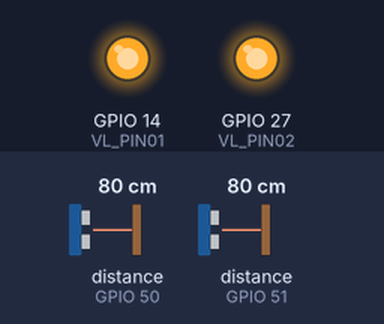
Bench run of a sketch on a simulated ESP32. Parts: output pins drawn as LEDs (lit = HIGH). The test bench sets the inputs (shaded band); at power-on: distance to the obstacle (sensors on GPIO 50, GPIO 51) 80 cm. What the sketch prints to the serial monitor is not drawn.

Above: at 0.1 s.
Timing chart, 0 to 1.6 s (numbered marks = the images above):
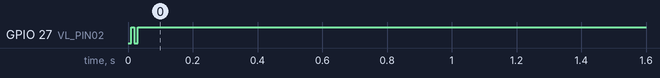

The sketch:

VL53L0X.ino
```cpp
#pragma once

#include <Wire.h>
#include "Adafruit_VL53L0X.h"

#define VL_ADDRES01 0X32
#define VL_ADDRES02 0X33

#define VL_PIN01 14
#define VL_PIN02 27

double enterTime;
double leaveTime;
double velocityMS;
double velocityKmH;

Adafruit_VL53L0X VL01 = Adafruit_VL53L0X();
Adafruit_VL53L0X VL02 = Adafruit_VL53L0X();

VL53L0X_RangingMeasurementData_t measure1;
VL53L0X_RangingMeasurementData_t measure2;

void setup() {
  Serial.begin(115200);
  Wire.begin (21, 22);//sda, scl

  pinMode(VL_PIN01, OUTPUT);
  pinMode(VL_PIN02, OUTPUT);

  digitalWrite(VL_PIN01, LOW);
  digitalWrite(VL_PIN02, LOW);

  vTaskDelay(10);

  digitalWrite(VL_PIN01, HIGH);
  digitalWrite(VL_PIN02, HIGH);

  vTaskDelay(10);

  digitalWrite(VL_PIN01, HIGH);
  digitalWrite(VL_PIN02, LOW );

  vTaskDelay(10);

  if(!VL01.begin(VL_ADDRES01)) {
    Serial.println("Failed to boot PRIMEIRO VL53L0X");
    while(1);
  }

  digitalWrite(VL_PIN02, HIGH);
  vTaskDelay(10);

  if(!VL02.begin(VL_ADDRES02)) {
    Serial.println("Failed to boot SEGUNDO VL53L0X");
    while(1);
  }

}

void getVelocity() {
  VL01.rangingTest (& measure1, false);
  VL02.rangingTest (& measure2, false);

  if(measure1.RangeStatus != 4 && measure1.RangeMilliMeter <= 100){
    // When the first sensor measurement is smaller than 10cm, it records the enter time
    enterTime = micros();

    // While the second sensor measurement is greater than 10cm, it waits
    while(!(measure2.RangeStatus != 4 && measure2.RangeMilliMeter <= 100)) {
      VL02.rangingTest (& measure2, false);
    }
    // When the second sensor measurement is smaller than 10cm, it records the leave time
    leaveTime = micros();
  }

  // All velolcity calculations are considering that the distance between the sensors is 200mm
  velocityMS = (200.0 / (leaveTime - enterTime)) * 1000.0;
  Serial.print("Velocidade(m/s): ");
  Serial.println(velocityMS,6);

  velocityKmH = (200.0 / (leaveTime - enterTime)) * 3600.0;
  Serial.print("Velocidade(km/h): ");
  Serial.println(velocityKmH,6);
}

void sendVelocity() {
  /*
    !!! TO DO !!!
    THIS FUNCTION SHOULD SEND THE VELOCITY CALCULATIONS VIA WIFI TO RASPBERRY
    PI OR PUBLISH THE DATA DIRECTLY TO ROS.
  */
}

void loop(){

  getVelocity();
  sendVelocity();

}
```
